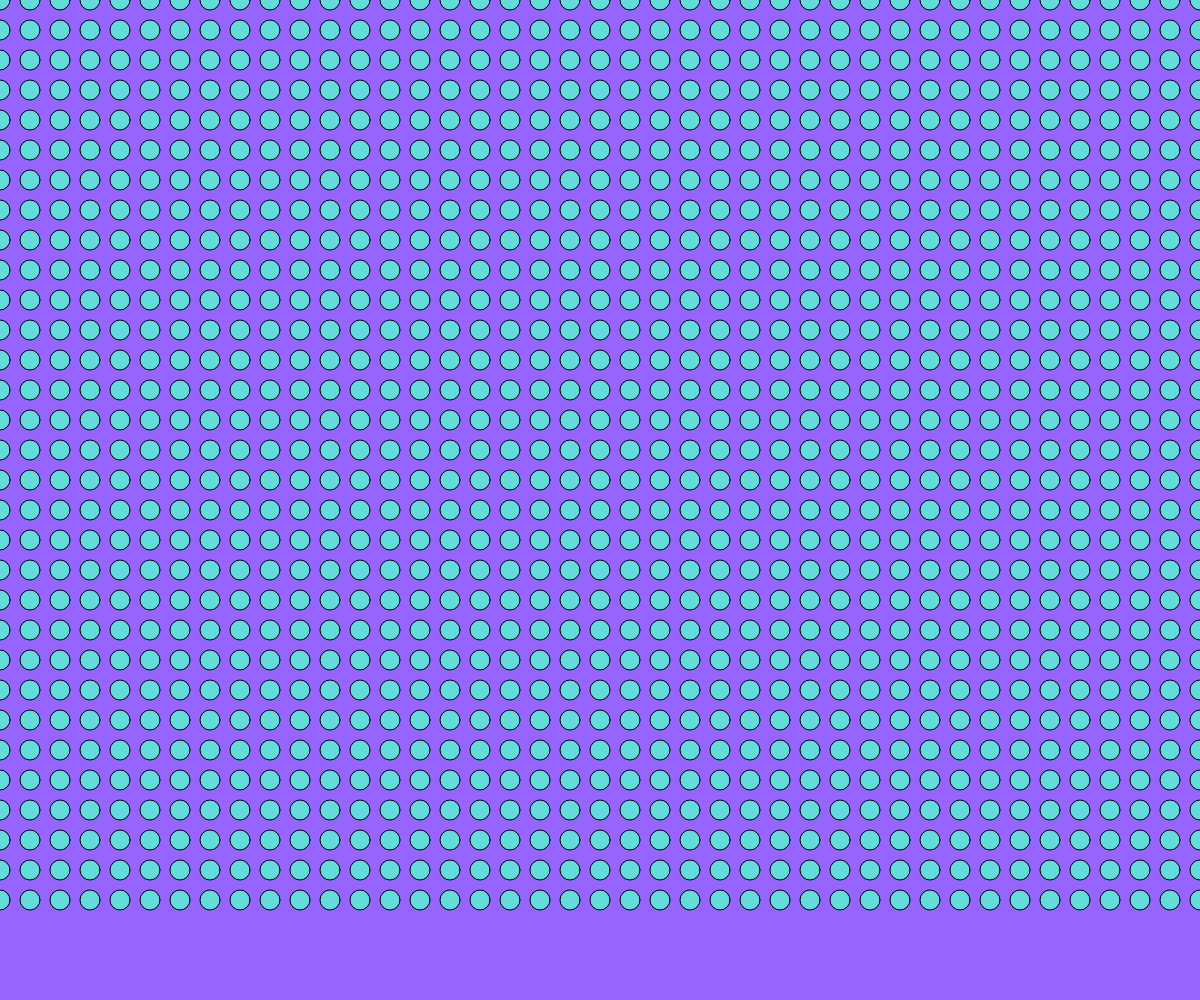
Frame 1 (no input)
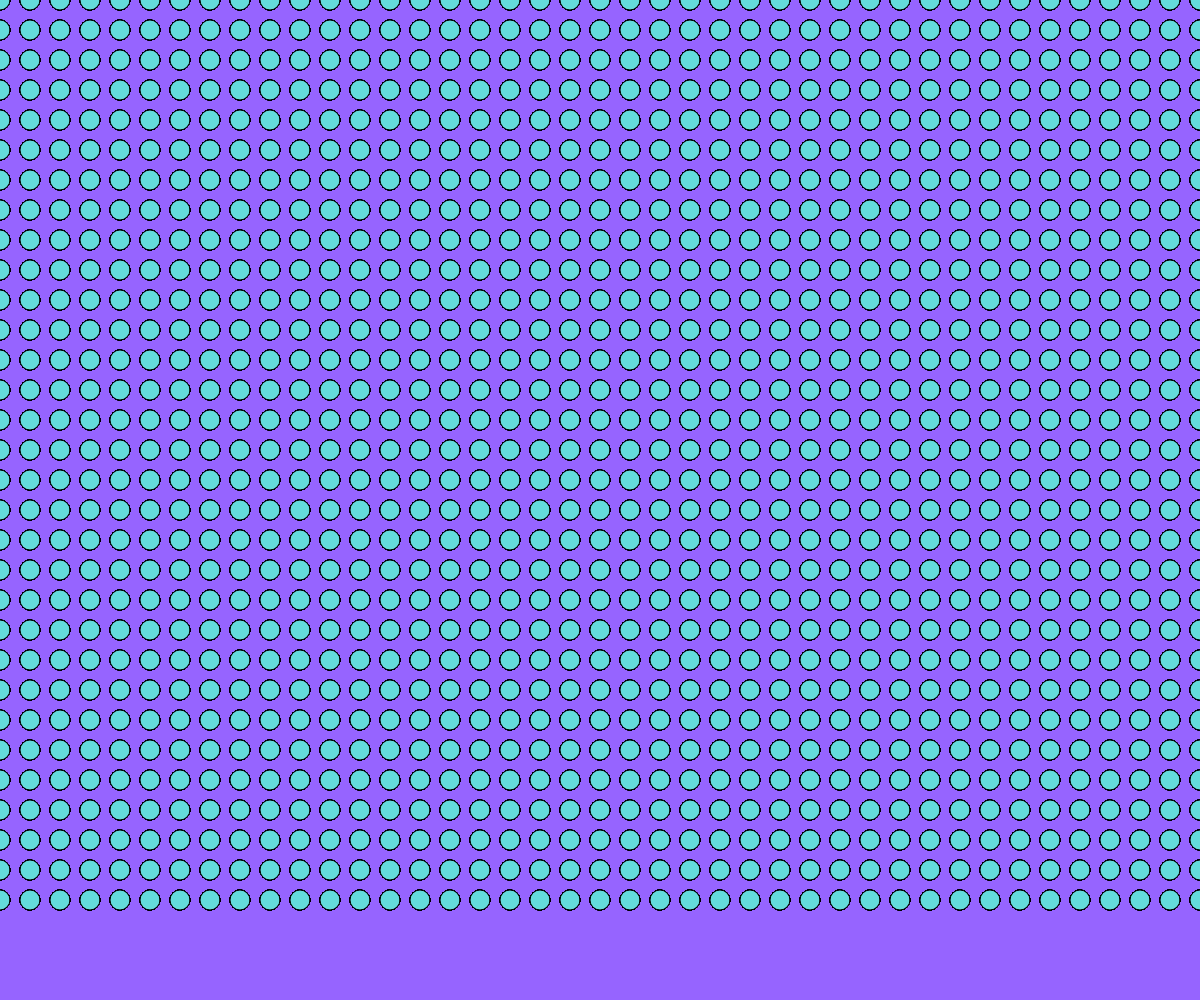
Frame 60 (no input)
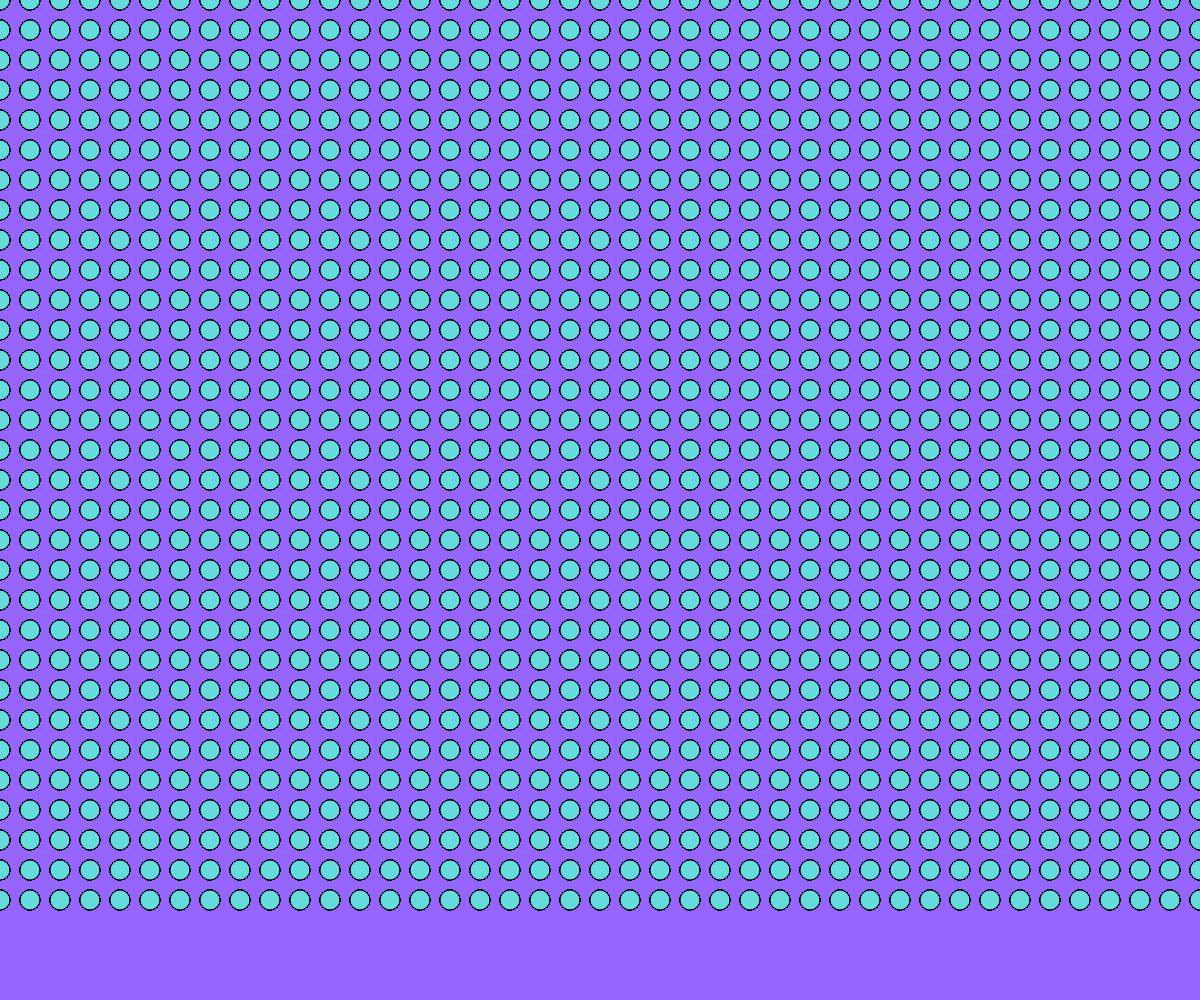
Frame 120 (the mouse pressed at the canvas centre since frame 60)

The p5.js sketch that drew these frames (run headless with seeded random() and noise() and a simulated clock; from frame 60 on, the mouse is pressed at the canvas centre):

// p5.js sketch
// ── sketch.js

function setup() {
  createCanvas(windowWidth, windowHeight);
  background(150,100,255);
}

function draw() {
    
    for(var x=0; x<=40; x++){
      fill (100, 220, 220); 
      for(var y=0; y<=30; y++){
      ellipse(x*30,y*30,20,20);
    }
    } 
}
